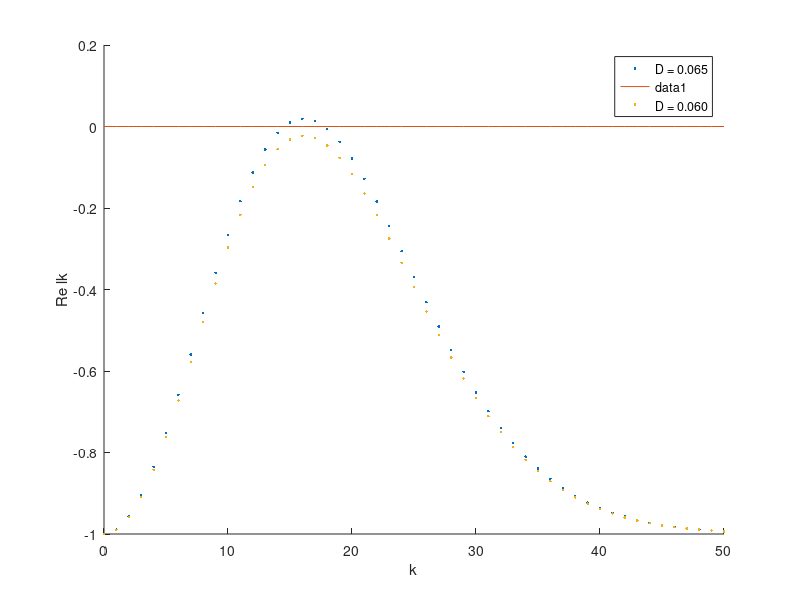
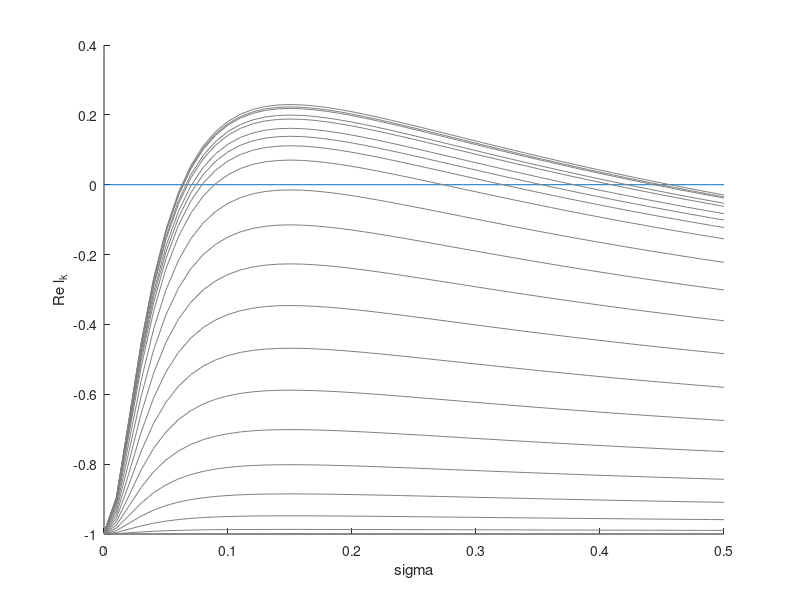

The MATLAB script that drew these images, in order:
%% Clean
clear all, close all, clc;

%% Parameters 
% alpha = 10; theta  = 0.4; D = 0.01; B = 1.5; A = 7;   
alpha = 10; theta  = 0.4; D = 0.065; B = 1.5; A = 7;   % patterns

%% Funcion handles for the synaptic kernel
wFun = @(x) A*(1/sqrt(pi)*exp(-x.^2)- 1/(sqrt(pi)*B)*exp(-(x/B).^2)); 

%% Firing rate
phi = @(x) 0.5*(1+erf(x/sqrt(2)));
rho = @(x,u,D) exp(-(x-u).^2./(2*D) )/sqrt(2*pi*D);
f = @(u) phi(alpha*(u-theta));
S  = @(u,D) phi(alpha*(u-theta)./sqrt(1+alpha^2*D));
dS = @(u,D) rho(alpha*(u-theta)./sqrt(1+alpha^2*D),0,1)*alpha/sqrt(1+alpha^2*D);

%% Number of particles and spatial grid
n = 2^12; L = 10*pi; dxi = 2*L/n; xi = -L+[0:n-1]'*dxi;

%% Homogeneous steady state function
a0 = A*( erf(L)-erf(L/B) );
m0Fun = @(m) -m + S(m,D)*a0;
m0 = fsolve(m0Fun,0);

figure, hold on;
kVals = 0:50;
% AKVals = zeros(size(kVals));
lambdaKVals = zeros(size(kVals));
for j = 1:length(kVals)
  Ak = integral(@(x) (2*L)^(-1)*wFun(x).*exp(1i*kVals(j)*pi*x/L),-L,L);
  lambdaKVals(j) = -1 + dS(m0,D)*2*L*Ak;
end
plot(kVals,real(lambdaKVals),'.','DisplayName','D = 0.065');
plot(kVals,0*kVals);
xlabel('k'); ylabel('Re lk');
drawnow;

alpha = 10; theta  = 0.4; D = 0.060; B = 1.5; A = 7;   % patterns

%% Funcion handles for the synaptic kernel
wFun = @(x) A*(1/sqrt(pi)*exp(-x.^2)- 1/(sqrt(pi)*B)*exp(-(x/B).^2)); 

%% Firing rate
phi = @(x) 0.5*(1+erf(x/sqrt(2)));
rho = @(x,u,D) exp(-(x-u).^2./(2*D) )/sqrt(2*pi*D);
f = @(u) phi(alpha*(u-theta));
S  = @(u,D) phi(alpha*(u-theta)./sqrt(1+alpha^2*D));
dS = @(u,D) rho(alpha*(u-theta)./sqrt(1+alpha^2*D),0,1)*alpha/sqrt(1+alpha^2*D);

%% Homogeneous steady state function
a0 = A*( erf(L)-erf(L/B) );
m0Fun = @(m) -m + S(m,D)*a0;
m0 = fsolve(m0Fun,0);

for j = 1:length(kVals)
  Ak = integral(@(x) (2*L)^(-1)*wFun(x).*exp(1i*kVals(j)*pi*x/L),-L,L);
  lambdaKVals(j) = -1 + dS(m0,D)*2*L*Ak;
end
plot(kVals,real(lambdaKVals),'.','DisplayName','D = 0.060');
xlabel('k'); ylabel('Re lk');
legend;
drawnow;

DVals = 0:0.01:0.5;
kVals = 0:20;
lambdaVals = zeros(length(DVals),length(kVals));
for i = 1:length(DVals)

  D = DVals(i);
  m0Fun = @(m) -m + S(m,D)*a0;
  m0 = fsolve(m0Fun,0);
  for j = 1:length(kVals)
    Ak = integral(@(x) (2*L)^(-1)*wFun(x).*exp(1i*kVals(j)*pi*x/L),-L,L);
    lambdaKVals(i,j) = real(-1 + dS(m0,D)*2*L*Ak);
  end

end

figure, hold on;
plot(DVals,0*DVals);
for j = 1:length(kVals)
  grey = [.5 .5 .5];
  lw = 0.01;
  plot(DVals,lambdaKVals(:,j),'color', grey, 'linewidth', lw);
end
xlabel('sigma');
ylabel('Re l_k');
